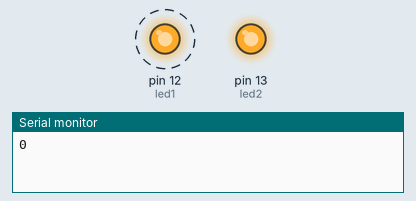
This sketch was run on a simulated Arduino Uno, built with avr-gcc and run on an emulated ATmega328P. Parts: output pins drawn as LEDs (lit = HIGH), the last lines printed to the serial monitor. Dashed ring = blinking.

Above: at 0.5 s.
At 2.5 s:
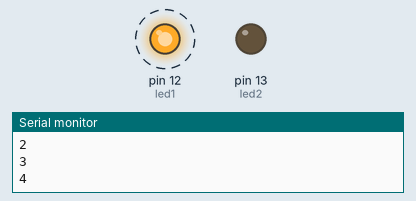
Timing chart, 0 to 5.2 s (numbered marks = the images above):
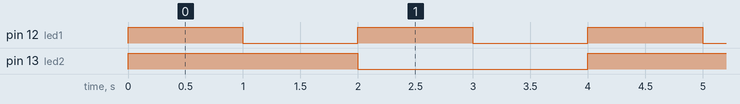

Measured:
- by itself, pin 12 (led1): alternates HIGH for 1.0 s and LOW for 1.0 s
- by itself, pin 13 (led2): alternates HIGH for 2.0 s and LOW for 2.0 s
- by itself, everything shown: repeats every 4.0 s, in 4 steps

The sketch:

workShop10.ino
```cpp
const int led1 = 12;
const int led2 = 13;
int log1 = 0;
int log2 = 0;
int count = 0;

void setup() {
  // put your setup code here, to run once:
  Serial.begin(9600);
  pinMode(led1, OUTPUT);
  pinMode(led2, OUTPUT);

}

void loop() {
  if(count%2 == 0){
    if(log1 == 0){
      log1 = 1;
    }
    else if(log1 == 1){
      log1 = 0;
    }
    digitalWrite(led1, log1);
  }
  if(count%4 == 0){
    if(log2 == 0){
      log2 = 1;
    }
    else if(log2 == 1){
      log2 = 0;
    }
    digitalWrite(led2, log2);
  }
  Serial.println(count);
  delay(500);
  count++;


}
```
